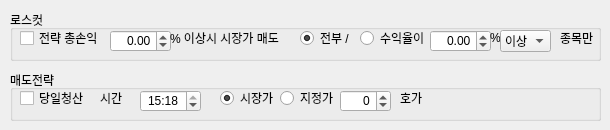
       <widget class="QWidget" name="tab_9">
        <attribute name="title">
         <string>매도전략</string>
        </attribute>
        <widget class="QGroupBox" name="groupBox_13">
         <property name="geometry">
          <rect>
           <x>10</x>
           <y>10</y>
           <width>591</width>
           <height>51</height>
          </rect>
         </property>
         <property name="title">
          <string>로스컷</string>
         </property>
         <widget class="QCheckBox" name="chkLossCut">
          <property name="geometry">
           <rect>
            <x>10</x>
            <y>20</y>
            <width>91</width>
            <height>16</height>
           </rect>
          </property>
          <property name="text">
           <string>전략 총손익</string>
          </property>
         </widget>
         <widget class="QDoubleSpinBox" name="dsbLossCut">
          <property name="geometry">
           <rect>
            <x>100</x>
            <y>20</y>
            <width>61</width>
            <height>22</height>
           </rect>
          </property>
          <property name="alignment">
           <set>Qt::AlignRight|Qt::AlignTrailing|Qt::AlignVCenter</set>
          </property>
          <property name="showGroupSeparator" stdset="0">
           <bool>true</bool>
          </property>
          <property name="decimals">
           <number>2</number>
          </property>
          <property name="minimum">
           <double>-999.990000000000009</double>
          </property>
          <property name="maximum">
           <double>999.990000000000009</double>
          </property>
          <property name="singleStep">
           <double>0.500000000000000</double>
          </property>
         </widget>
         <widget class="QLabel" name="label_26">
          <property name="geometry">
           <rect>
            <x>160</x>
            <y>20</y>
            <width>121</width>
            <height>16</height>
           </rect>
          </property>
          <property name="text">
           <string>% 이상시 시장가 매도</string>
          </property>
         </widget>
         <widget class="QRadioButton" name="rbLossCutLimit">
          <property name="geometry">
           <rect>
            <x>350</x>
            <y>20</y>
            <width>71</width>
            <height>16</height>
           </rect>
          </property>
          <property name="text">
           <string>수익율이</string>
          </property>
         </widget>
         <widget class="QRadioButton" name="rbLossCutMarket">
          <property name="geometry">
           <rect>
            <x>290</x>
            <y>20</y>
            <width>61</width>
            <height>16</height>
           </rect>
          </property>
          <property name="text">
           <string>전부 / </string>
          </property>
          <property name="checked">
           <bool>true</bool>
          </property>
         </widget>
         <widget class="QDoubleSpinBox" name="dsbLossCutLimit">
          <property name="geometry">
           <rect>
            <x>420</x>
            <y>20</y>
            <width>61</width>
            <height>22</height>
           </rect>
          </property>
          <property name="alignment">
           <set>Qt::AlignRight|Qt::AlignTrailing|Qt::AlignVCenter</set>
          </property>
          <property name="showGroupSeparator" stdset="0">
           <bool>true</bool>
          </property>
          <property name="decimals">
           <number>2</number>
          </property>
          <property name="minimum">
           <double>-999.000000000000000</double>
          </property>
          <property name="maximum">
           <double>999.000000000000000</double>
          </property>
          <property name="singleStep">
           <double>0.500000000000000</double>
          </property>
         </widget>
         <widget class="QLabel" name="label_28">
          <property name="geometry">
           <rect>
            <x>480</x>
            <y>20</y>
            <width>16</width>
            <height>16</height>
           </rect>
          </property>
          <property name="text">
           <string>%</string>
          </property>
         </widget>
         <widget class="QComboBox" name="cbLossCutUpDown">
          <property name="geometry">
           <rect>
            <x>490</x>
            <y>20</y>
            <width>51</width>
            <height>22</height>
           </rect>
          </property>
          <item>
           <property name="text">
            <string>이상</string>
           </property>
          </item>
          <item>
           <property name="text">
            <string>이하</string>
           </property>
          </item>
         </widget>
         <widget class="QLabel" name="label_57">
          <property name="geometry">
           <rect>
            <x>550</x>
            <y>20</y>
            <width>41</width>
            <height>16</height>
           </rect>
          </property>
          <property name="text">
           <string>종목만</string>
          </property>
         </widget>
        </widget>
        <widget class="QGroupBox" name="groupBox_8">
         <property name="geometry">
          <rect>
           <x>10</x>
           <y>70</y>
           <width>591</width>
           <height>51</height>
          </rect>
         </property>
         <property name="title">
          <string>매도전략</string>
         </property>
         <widget class="QRadioButton" name="rbClearMarket">
          <property name="geometry">
           <rect>
            <x>210</x>
            <y>20</y>
            <width>61</width>
            <height>16</height>
           </rect>
          </property>
          <property name="text">
           <string>시장가</string>
          </property>
          <property name="checked">
           <bool>true</bool>
          </property>
         </widget>
         <widget class="QRadioButton" name="rbClearLimit">
          <property name="geometry">
           <rect>
            <x>270</x>
            <y>20</y>
            <width>61</width>
            <height>16</height>
           </rect>
          </property>
          <property name="text">
           <string>지정가</string>
          </property>
         </widget>
         <widget class="QSpinBox" name="spbClearHoga">
          <property name="geometry">
           <rect>
            <x>330</x>
            <y>20</y>
            <width>51</width>
            <height>22</height>
           </rect>
          </property>
          <property name="alignment">
           <set>Qt::AlignRight|Qt::AlignTrailing|Qt::AlignVCenter</set>
          </property>
          <property name="showGroupSeparator" stdset="0">
           <bool>true</bool>
          </property>
          <property name="minimum">
           <number>-15</number>
          </property>
          <property name="maximum">
           <number>15</number>
          </property>
          <property name="singleStep">
           <number>1</number>
          </property>
         </widget>
         <widget class="QLabel" name="label_9">
          <property name="geometry">
           <rect>
            <x>390</x>
            <y>20</y>
            <width>31</width>
            <height>16</height>
           </rect>
          </property>
          <property name="text">
           <string>호가</string>
          </property>
         </widget>
         <widget class="QCheckBox" name="chkClear">
          <property name="geometry">
           <rect>
            <x>10</x>
            <y>20</y>
            <width>71</width>
            <height>16</height>
           </rect>
          </property>
          <property name="text">
           <string>당일청산</string>
          </property>
         </widget>
         <widget class="QLabel" name="label_19">
          <property name="geometry">
           <rect>
            <x>90</x>
            <y>20</y>
            <width>31</width>
            <height>16</height>
           </rect>
          </property>
          <property name="text">
           <string>시간</string>
          </property>
         </widget>
         <widget class="QTimeEdit" name="tedClear">
          <property name="geometry">
           <rect>
            <x>130</x>
            <y>20</y>
            <width>61</width>
            <height>22</height>
           </rect>
          </property>
          <property name="alignment">
           <set>Qt::AlignCenter</set>
          </property>
          <property name="dateTime">
           <datetime>
            <hour>15</hour>
            <minute>18</minute>
            <second>0</second>
            <year>2024</year>
            <month>12</month>
            <day>1</day>
           </datetime>
          </property>
          <property name="date">
           <date>
            <year>2024</year>
            <month>12</month>
            <day>1</day>
           </date>
          </property>
          <property name="maximumTime">
           <time>
            <hour>15</hour>
            <minute>29</minute>
            <second>59</second>
           </time>
          </property>
          <property name="minimumTime">
           <time>
            <hour>9</hour>
            <minute>0</minute>
            <second>0</second>
           </time>
          </property>
          <property name="displayFormat">
           <string>HH:mm</string>
          </property>
         </widget>
        </widget>
       </widget>
